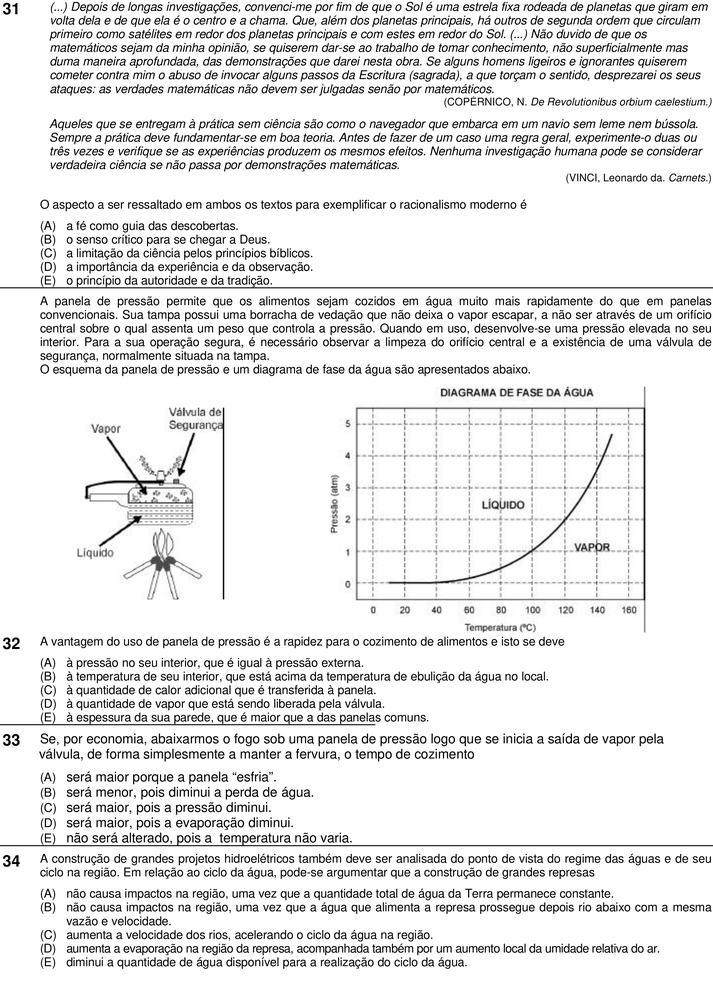
#> input picture 6Passo-ConcatenarVerticalmente/sem-bordas-externas/pagina_enem_10.png, 713 x 990 px, shrunk from 2245 x 3118 before the run; its folder holds 4 pictures in this run
$ python concatenar-verticalmente.py
#> lines starting #> are read from the running program, lines starting #| are printed output that depends on the picture
"""
Propósito: concatenar verticalmente as imagens da pasta sem-bordas-externas
Autor: Alexandre Nassar de Peder
Criação: 02/10/2025
Atualização: 03/06/2026
"""

from PIL import Image
import os
import re

pasta_imagens = "sem-bordas-externas"
pasta_saida = "."
os.makedirs(pasta_saida, exist_ok=True)

# Função para extrair o número da página e ordenar numericamente
def get_sort_key(nome_arquivo):
    match = re.search(r'pagina_enem_(\d+)\.png', nome_arquivo)
    if match:
        return int(match.group(1))
    return 0

# Pegar e ordenar as imagens numericamente (2, 3, 4, ..., 19)
arquivos = [f for f in os.listdir(pasta_imagens) if f.endswith('.png')]
arquivos.sort(key=get_sort_key)

# Abrir todas as imagens na ordem correta
imagens = []
for arquivo in arquivos:
    caminho = os.path.join(pasta_imagens, arquivo)
    imagens.append(Image.open(caminho))
    print(f"Adicionando: {arquivo}")

# Encontrar a largura máxima para alinhar todas as imagens
largura_max = max(img.width for img in imagens)

# Concatenar verticalmente
altura_total = sum(img.height for img in imagens)
imagem_final = Image.new('RGB', (largura_max, altura_total), (255, 255, 255))
#> imagem_final: PIL image 713x3960 RGB; every value is 255

y = 0
for img in imagens:
    imagem_final.paste(img, (0, y))
    y += img.height
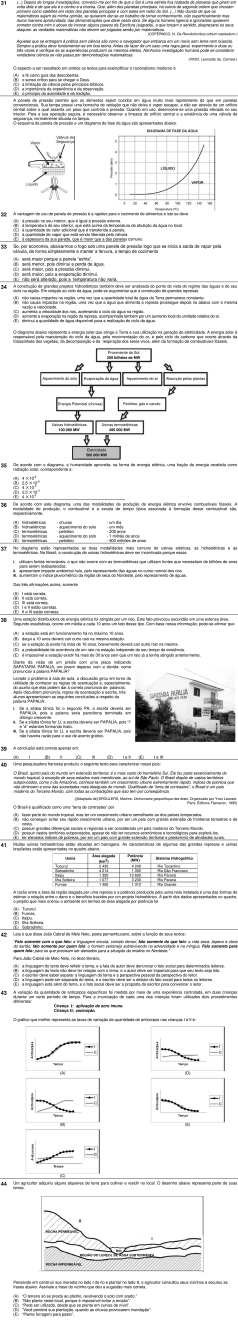
#> imagem_final: PIL image 713x3960 RGB (shown at 1/3 size); mean R, G, B 233.1, 233.1, 233.1

# Salvar a imagem concatenada
caminho_saida = os.path.join(pasta_saida, 'colunas_concatenadas_verticalmente.png')
imagem_final.save(caminho_saida)

print("\nImagens concatenadas na ordem correta!")
print(f"Resultado salvo em: {caminho_saida}")
